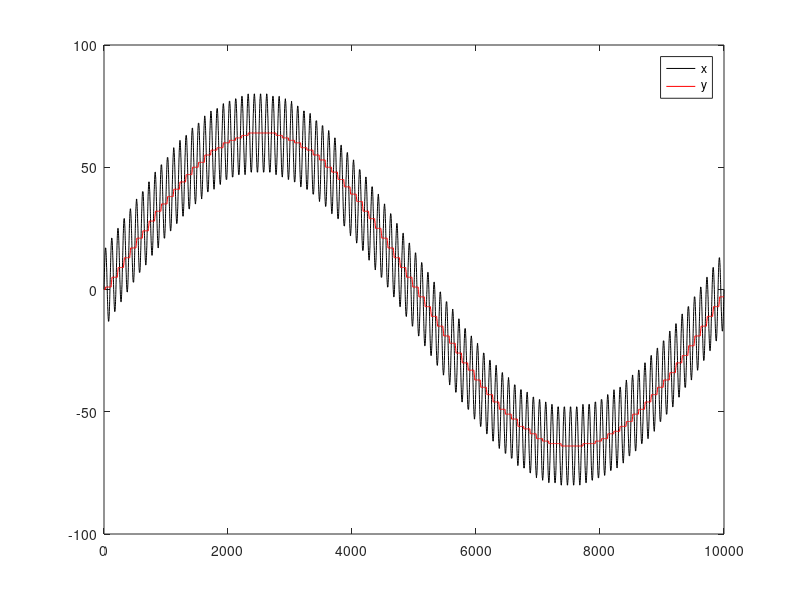

Reproduce this figure in MATLAB.
clear

% filter parameter:
a = 1/128;

% Discrete time steps:
m = 0:10000;

% Parameters for two superimposed sinusoids:
A1 = 64;     % high-amplitude
f1 = 0.0001; % low-freq

A2 = 16;   % low-amplitude
f2 = 0.01; % high-freq

x = round(A1*sin(2*pi*f1*m) + A2*sin(2*pi*f2*m));

y(1) = 0;
z(1) = 0;  % Use 'z' as a higher-resolution internal signal

for m_idx = 1:(numel(m)-1)
    % When computing z, add two extra bits:
    z(m_idx+1) = round(z(m_idx) + a*(4*x(m_idx+1) - z(m_idx)))  ;
    
    % Overflow warning:
    if ((z(m_idx+1) > 511) || (z(m_idx+1) < -511))
        fprintf("Overflow warning! m_idx=%d z=%d\n", m_idx+1, z(m_idx+1))
    end
    
    % Remove the two extra bits to extract y:
    y(m_idx+1) = round(z(m_idx)/4);
end

figure(1)
plot(m,x,'k',m,y,'r')
legend('x','y')
